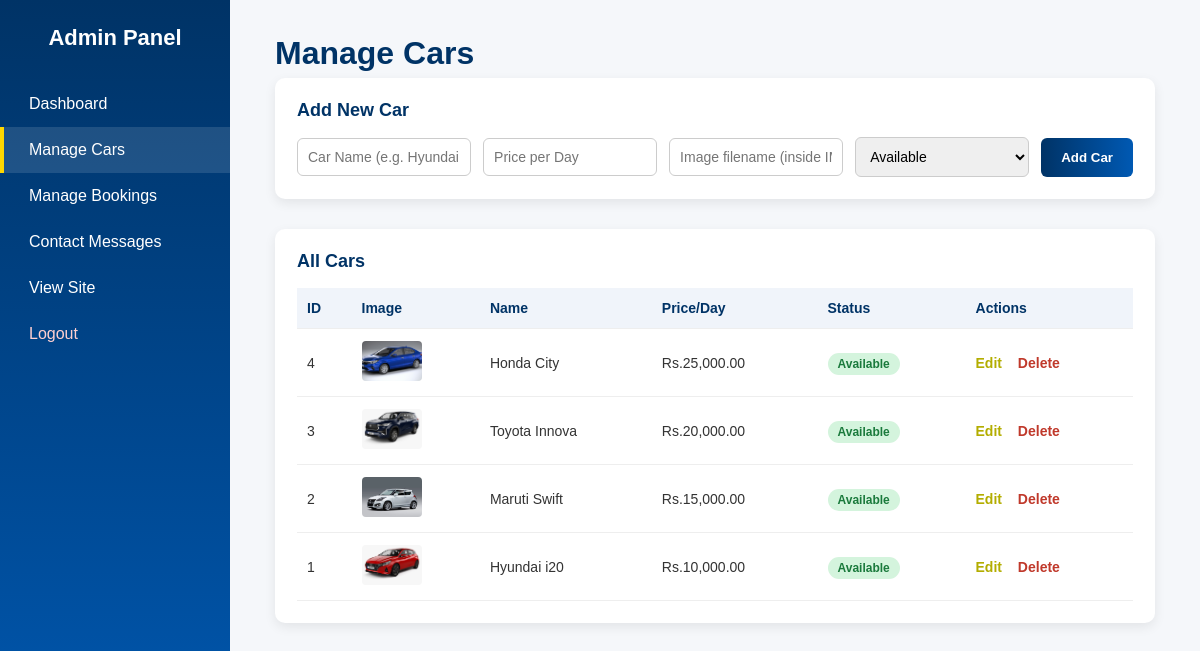
Page /admin/cars.php (signed in) on the committed database.
### tables this page shows
CREATE TABLE `cars` (
  `id` int(11) NOT NULL AUTO_INCREMENT,
  `name` varchar(100) NOT NULL,
  `price` decimal(10,2) NOT NULL,
  `image` varchar(255) NOT NULL,
  `status` varchar(50) DEFAULT 'Available',
  `created_at` timestamp NOT NULL DEFAULT current_timestamp(),
  PRIMARY KEY (`id`)
);

### admin/cars.php (the view, shortened to what this page needs)
<?php
include 'db.php';
$edit_car = null;
$cars_result = mysqli_query($connect, "SELECT * FROM cars ORDER BY id DESC");
?>
<!DOCTYPE html>
<html lang="en">
<head>
</head>
<body>
<div class="admin-wrapper">
  <?php include 'sidebar.php'; ?>
  <main class="admin-main">
    <h1>Manage Cars</h1>
    <section class="admin-form-box">
      <h2><?php echo $edit_car ? 'Edit Car' : 'Add New Car'; ?></h2>
      <form method="POST" class="inline-form">
        <input type="text" name="name" placeholder="Car Name (e.g. Hyundai i20)" required
               value="<?php echo $edit_car ? htmlspecialchars($edit_car['name']) : ''; ?>">
        <input type="number" step="0.01" name="price" placeholder="Price per Day" required
               value="<?php echo $edit_car ? htmlspecialchars($edit_car['price']) : ''; ?>">
        <input type="text" name="image" placeholder="Image filename (inside IMAGES/ folder)" required
               value="<?php echo $edit_car ? htmlspecialchars($edit_car['image']) : ''; ?>">
        <select name="status">
          <option value="Available" <?php echo ($edit_car && $edit_car['status']=='Available') ? 'selected' : ''; ?>>Available</option>
        </select>
        <?php if ($edit_car) { ?>
          <button type="submit" name="update_car" class="btn">Update Car</button>
          <a href="cars.php" class="btn btn-secondary">Cancel</a>
        <?php } else { ?>
          <button type="submit" name="add_car" class="btn">Add Car</button>
        <?php } ?>
      </form>
    </section>
    <section class="admin-table-box">
      <h2>All Cars</h2>
      <table class="admin-table">
        <tr>
          <th>ID</th>
          <th>Image</th>
          <th>Name</th>
          <th>Price/Day</th>
          <th>Status</th>
          <th>Actions</th>
        </tr>
        <?php if (mysqli_num_rows($cars_result) > 0): ?>
          <?php while ($car = mysqli_fetch_assoc($cars_result)): ?>
            <tr>
              <td><?php echo $car['id']; ?></td>
              <td><img src="../IMAGES/<?php echo htmlspecialchars($car['image']); ?>" alt="<?php echo htmlspecialchars($car['name']); ?>" class="thumb"></td>
              <td><?php echo htmlspecialchars($car['name']); ?></td>
              <td>Rs.<?php echo number_format($car['price'], 2); ?></td>
              <td><span class="badge badge-<?php echo strtolower($car['status']); ?>"><?php echo htmlspecialchars($car['status']); ?></span></td>
              <td>
                <a href="cars.php?edit=<?php echo $car['id']; ?>" class="link-edit">Edit</a>
                <a href="cars.php?delete=<?php echo $car['id']; ?>" class="link-delete" onclick="return confirm('Delete this car?');">Delete</a>
              </td>
            </tr>
          <?php endwhile; ?>
        <?php else: ?>
          <tr><td colspan="6">No cars added yet.</td></tr>
        <?php endif; ?>
      </table>
    </section>
  </main>
</div>
</body>
</html>

### admin/admin.css (style rules this page uses)
* { margin: 0; padding: 0; box-sizing: border-box; font-family: 'Poppins', sans-serif; }
html, body { height: 100%; }
body { min-height: 100%; display: flex; flex-direction: column; background-color: #f5f7fa; color: #333; }
.admin-login-box .btn, .btn { background: linear-gradient(90deg, #003366, #0059b3); color: white; border: none; padding: 12px 20px; border-radius: 6px; cursor: pointer; font-weight: 600; text-decoration: none; display: inline-block; transition: 0.3s; }
.admin-wrapper { display: flex; min-height: 100vh; }
.admin-main { flex: 1; padding: 35px 45px; }
.admin-main h1 { color: #003366; margin-bottom: 6px; }
.admin-form-box { background: white; padding: 22px; border-radius: 10px; box-shadow: 0 4px 12px rgba(0,0,0,0.08); margin-bottom: 30px; }
.admin-form-box h2 { color: #003366; margin-bottom: 16px; font-size: 18px; }
.inline-form { display: flex; flex-wrap: wrap; gap: 12px; align-items: center; }
.inline-form input, .inline-form select { padding: 10px; border: 1px solid #ccc; border-radius: 6px; font-size: 14px; flex: 1; min-width: 160px; }
.admin-table-box { background: white; padding: 22px; border-radius: 10px; box-shadow: 0 4px 12px rgba(0,0,0,0.08); overflow-x: auto; }
.admin-table-box h2 { color: #003366; margin-bottom: 16px; font-size: 18px; }
.admin-table { width: 100%; border-collapse: collapse; font-size: 14px; }
.admin-table th, .admin-table td { padding: 12px 10px; text-align: left; border-bottom: 1px solid #eee; }
.admin-table th { background: #f0f4fa; color: #003366; }
.thumb { width: 60px; height: 40px; object-fit: cover; border-radius: 4px; }
.badge { padding: 4px 10px; border-radius: 20px; font-size: 12px; font-weight: 600; }
.badge-available { background: #d4f4dd; color: #1a7a3c; }
.link-edit { color: #b3ad00; margin-right: 12px; text-decoration: none; font-weight: 600; }
.link-delete { color: #c0392b; text-decoration: none; font-weight: 600; }

### rows in the picture
cars: id "4", image+name (picture), name "Honda City", price "25,000.00", status "Available"
cars: id "3", image+name (picture), name "Toyota Innova", price "20,000.00", status "Available"
cars: id "2", image+name (picture), name "Maruti Swift", price "15,000.00", status "Available"
cars: id "1", image+name (picture), name "Hyundai i20", price "10,000.00", status "Available"
